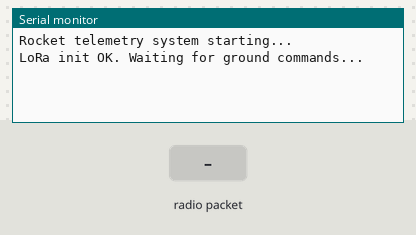
Recording of a sketch running on a simulated Arduino Uno, built with avr-gcc and run on an emulated ATmega328P. Parts: the last lines printed to the serial monitor. The test bench sets the inputs (shaded band). No radio packets arrive unless stated.

Above: at 2.2 s.
2.3 s: radio packet "1" arrives
At 2.7 s:
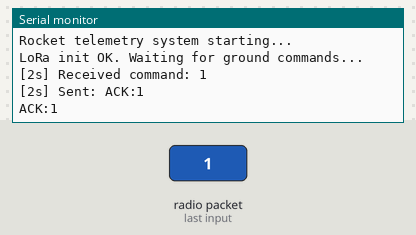
3.8 s: radio packet "0" arrives
At 5.0 s:
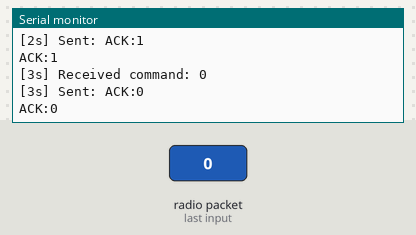
5.3 s: radio packet "2" arrives
At 6.1 s:
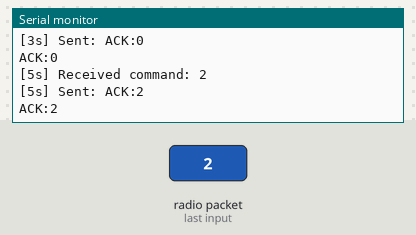

Measured:
- after the input at 2.3 s, the serial monitor: prints a new line at once (image 1)
- after the input at 3.8 s, the serial monitor: prints a new line at once (image 2)
- after the input at 5.3 s, the serial monitor: prints a new line at once (image 3)

The sketch:

rocket.ino
```cpp
#include <SPI.h>
#include <LoRa.h>

// LoRa pin mapping
#define LORA_CS     5
#define LORA_RST    14
#define LORA_DIO0   26

void setup() {
  Serial.begin(115200);
  delay(1000);
  Serial.println("Rocket telemetry system starting...");

  LoRa.setPins(LORA_CS, LORA_RST, LORA_DIO0);

  if (!LoRa.begin(433E6)) {
    Serial.println("LoRa init failed!");
    while (true) delay(100);
  }

  Serial.println("LoRa init OK. Waiting for ground commands...");
}

void loop() {
  int packetSize = LoRa.parsePacket();
  if (packetSize) {
    String received = "";
    while (LoRa.available()) {
      received += (char)LoRa.read();
    }

    // Send ACK back
    logMessage("Received command: " + received);

    String ack = "ACK:" + received;
    LoRa.beginPacket();
    LoRa.print(ack);
    LoRa.endPacket();

    logMessage("Sent: " + ack);
    Serial.println(ack);
  }

  delay(10); // Prevent watchdog resets
}

void logMessage(const String &msg) {
  unsigned long ms = millis();
  Serial.print("[");
  Serial.print(ms / 1000);  // seconds since boot
  Serial.print("s] ");
  Serial.println(msg);
}
```
